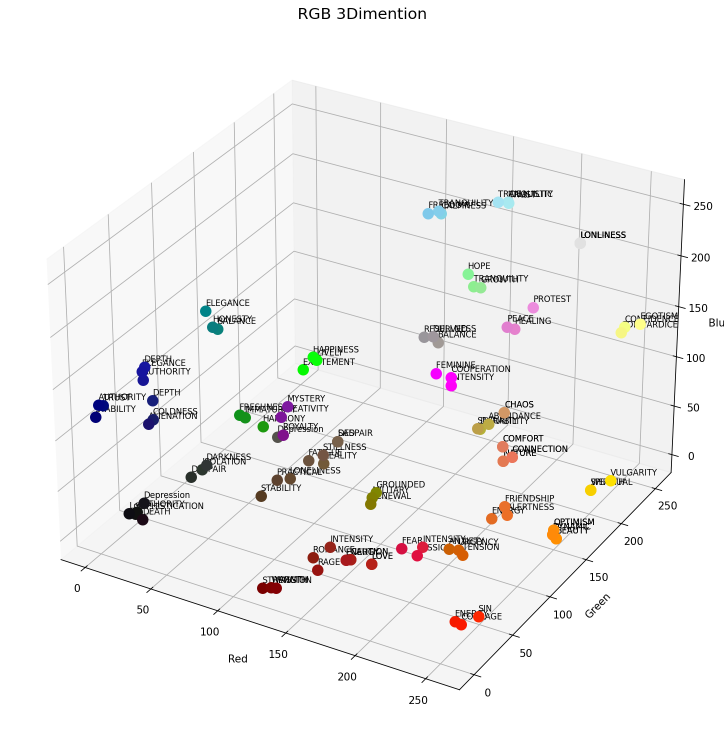
#> input picture base_model/outputs/rgb_3d_distribution.png, 1448 x 1484 px (shown at 1/2 size)
$ python main_.py   (older library calls are emulated)
#> lines starting #> are read from the running program, lines starting #| are printed output that depends on the picture; after the words box and inside, x2 and y2 are one past the last pixel; in counts of white or black regions, pixels touching at a corner belong together
#!/usr/bin/env python3
# -*- coding: utf-8 -*-
"""
Created on Fri May 30 2 16:56:32 2025
@author: acertainromance401
"""

import pandas as pd
import matplotlib.pyplot as plt
import cv2
from sklearn.neighbors import KNeighborsClassifier
from sklearn.cluster import KMeans
import numpy as np
import sys
import os
import warnings


BASE_DIR = os.path.dirname(os.path.abspath(__file__))
DATA_PATH = os.path.join(os.path.dirname(BASE_DIR), 'test', 'color_emotion_labeled_augmented.csv')
OUTPUT_DIR = os.path.join(BASE_DIR, 'outputs')

warnings.filterwarnings(
    "ignore",
    message="The number of unique classes is greater than 50% of the number of samples.*",
    category=UserWarning
)


def setup_plot_style():
    # 비대화형/다양한 실행 환경에서 안정적으로 동작하는 기본 폰트 설정
    plt.rcParams['font.family'] = 'DejaVu Sans'
    plt.rcParams['axes.unicode_minus'] = False


def finalize_plot(filename):
    backend = plt.get_backend().lower()
    if 'agg' in backend:
        os.makedirs(OUTPUT_DIR, exist_ok=True)
        save_path = os.path.join(OUTPUT_DIR, filename)
        plt.savefig(save_path, dpi=150, bbox_inches='tight')
        plt.close()
        print(f"[plot saved] {save_path}")
    else:
        plt.show()


def emotion_from_rgb(knn_model, r, g, b):
    color_df = pd.DataFrame(
        [[r / 255, g / 255, b / 255]],
        columns=['R_norm', 'G_norm', 'B_norm']
    )
    return knn_model.predict(color_df)[0]


setup_plot_style()

# 데이터 로드
color_map = pd.read_csv(DATA_PATH)
#> (reads test/color_emotion_labeled_augmented.csv from the repository)
color_map = pd.DataFrame(color_map)
color_map = color_map.drop(['color_name'], axis=1, errors='ignore')

# RGB 정규화
color_map['R_norm'] = color_map['R'] / 255
color_map['G_norm'] = color_map['G'] / 255
color_map['B_norm'] = color_map['B'] / 255

# KNeighborsClassifier 학습용 데이터
X = color_map[['R_norm', 'G_norm', 'B_norm']]
y = color_map['emotion']

knn = KNeighborsClassifier(n_neighbors=3)
knn.fit(X, y)

pred = knn.predict(X)
print("예측 결과:", pred)

result_df = pd.DataFrame(X)
result_df['actual_emotion'] = y.values
result_df['predicted_emotion'] = pred
print(result_df)


accuracy = knn.score(X, y)
print("정확도:", accuracy)


# 색상 시각화
fig = plt.figure(figsize=(12, 10))
ax = fig.add_subplot(111, projection='3d')
for _, row in color_map.iterrows():
    color = (row['R_norm'], row['G_norm'], row['B_norm'])
    ax.scatter(row['R'], row['G'], row['B'], color=color, s=100)
    ax.text(row['R'], row['G'], row['B'] + 5, f"{row['emotion']}", fontsize=8)
ax.set_xlabel('Red')
ax.set_ylabel('Green')
ax.set_zlabel('Blue')
ax.set_title('RGB 3Dimention', fontsize=15)
plt.tight_layout()
finalize_plot('rgb_3d_distribution.png')
#> in finalize_plot, `plt.savefig(save_path, dpi=150, bbox_inches='tight')`:
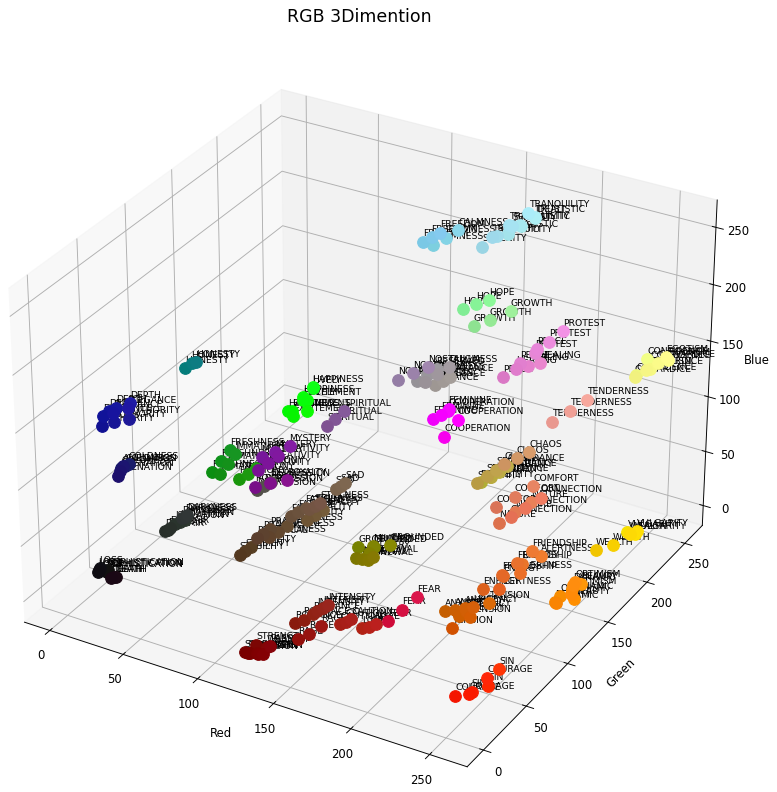
#> figure drawn by matplotlib, 1 panel

# 이미지 경로 입력
image_path = input("분석할 이미지 파일 경로를 입력하세요: ").strip()
#> the answer given: outputs/rgb_3d_distribution.png

# 이미지 로딩 및 전처리
img = cv2.imread(image_path)
#> img is the input picture: shape (1484, 1448, 3); mean B, G, R 241.4, 241.6, 242.2
if img is None:
    print("이미지를 불러올 수 없습니다. 경로를 확인하세요.")
    sys.exit()


img = cv2.cvtColor(img, cv2.COLOR_BGR2RGB)
img_resized = cv2.resize(img, (100, 100))
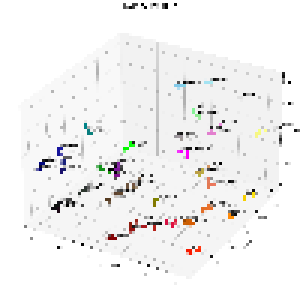
#> img_resized: shape (100, 100, 3) (shown 3 times larger); mean R, G, B 242.4, 241.7, 241.5

# 현저성
gray = cv2.cvtColor(img_resized, cv2.COLOR_RGB2GRAY)
blurred = cv2.GaussianBlur(gray, (5, 5), 0)
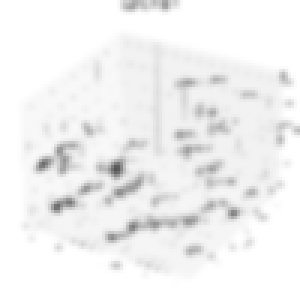
#> blurred: shape (100, 100) (shown 3 times larger); min 84, max 255, mean 241.8
laplacian = cv2.Laplacian(blurred, cv2.CV_64F)
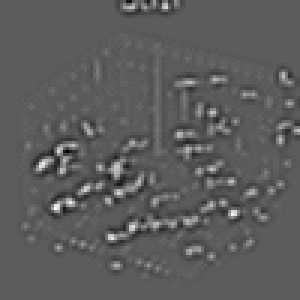
#> laplacian: shape (100, 100) float64 (shown 3 times larger); min -59, max 103, mean 0; drawn with min black and max white
saliencyMap = np.uint8(np.absolute(laplacian))
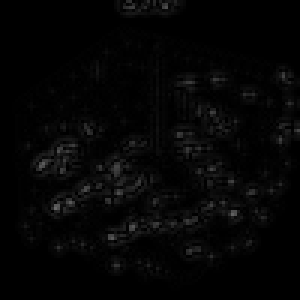
#> saliencyMap: shape (100, 100) (shown 3 times larger); min 0, max 103, mean 5.1
_, salient_mask = cv2.threshold(saliencyMap, 10, 255, cv2.THRESH_BINARY)
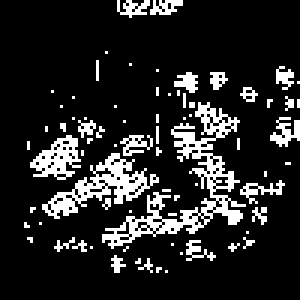
#> salient_mask: shape (100, 100) (shown 3 times larger); 14.8% white in thin lines or dots, all inside (x1, y1, x2, y2) = (8, 0, 100, 91)

salient_pixels = img_resized[salient_mask == 255].reshape(-1, 3)
#> salient_pixels = 1479 rows, first 8: [255, 255, 255], [255, 255, 255], [255, 255, 255], [255, 255, 255], [255, 255, 255], [255, 255, 255], [255, 255, 255], [255, 255, 255]

if len(salient_pixels) == 0:
    print("현저한 영역이 감지되지 않았습니다.")
    sys.exit()

# KMeans 클러스터링으로 주요 색상 추출
k = 3
kmeans = KMeans(n_clusters=k, random_state=42, n_init=10)
kmeans.fit(salient_pixels)
dominant_colors = kmeans.cluster_centers_

print("\n[saliency] Extracted Color-Emotions:")
for i, color in enumerate(dominant_colors):
    r, g, b = color
    # 감정 예측
    predicted_emotion = emotion_from_rgb(knn, r, g, b)
    print(f"color {i+1}: RGB = ({int(r)}, {int(g)}, {int(b)}) | 감정 예측 = {predicted_emotion}")

# 현저성 맵 시각화
plt.figure(figsize=(8, 4))
plt.subplot(1, 2, 1)
plt.title("Saliency Map")
plt.imshow(saliencyMap, cmap="gray")
plt.axis("off")

plt.subplot(1, 2, 2)
plt.title("Salient Region Mask")
plt.imshow(salient_mask, cmap="gray")
plt.axis("off")
plt.tight_layout()
finalize_plot('saliency_maps.png')

# 주요 색상 및 감정 시각화
plt.figure(figsize=(12, 6))

for i, (r, g, b) in enumerate(dominant_colors):
    emotion = emotion_from_rgb(knn, r, g, b)

    # 색상 바
    plt.bar(i, 1, color=(r / 255, g / 255, b / 255))

    # 감정 텍스트 추가
    plt.text(i, 1.05, emotion, ha='center', va='bottom', fontsize=10, rotation=0)

plt.xticks(range(len(dominant_colors)), [f'Color {i + 1}' for i in range(len(dominant_colors))])
plt.yticks([])  # y축 제거
plt.tight_layout()
finalize_plot('dominant_color_emotions.png')
#> call 3 of finalize_plot, with filename = 'dominant_color_emotions.png'
#> in finalize_plot (call 3), `plt.savefig(save_path, dpi=150, bbox_inches='tight')`:
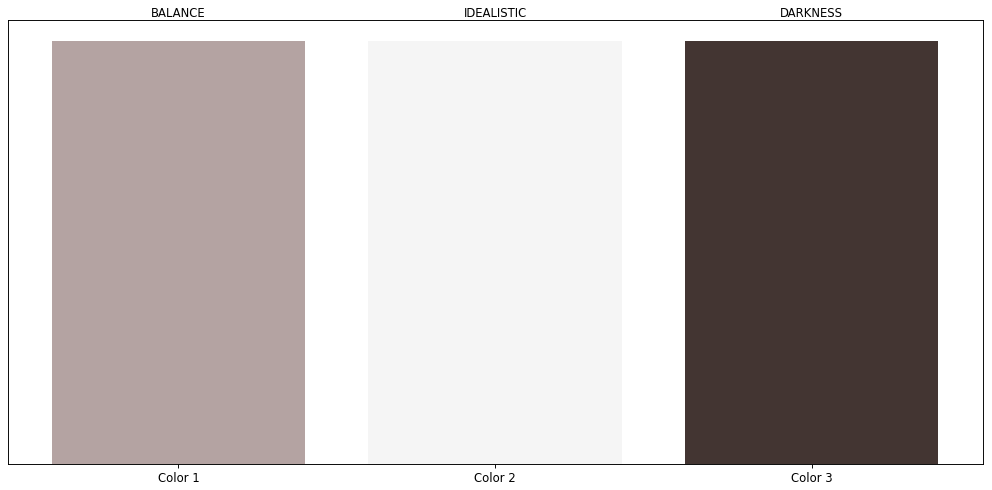
#> figure drawn by matplotlib, 1 panel

# 평가 및 반영
new_rows = []

for i, (r, g, b) in enumerate(dominant_colors):
    predicted_emotion = emotion_from_rgb(knn, r, g, b)

    print(f"\n[{i+1}] 예측된 색상 RGB = ({int(r)}, {int(g)}, {int(b)}) → 예측 감정: {predicted_emotion}")
    user_input = input("이 감정이 맞습니까? (Enter/yes/y/예 = 예, 아니면 원하는 감정 입력): ").strip()

    # yes, y, 예 등 입력 시 CSV에 추가하지 않도록 처리
    if user_input == "" or user_input.lower() in ["yes", "y", "예"]:
        print("기존 예측 감정 유지, CSV에 추가하지 않습니다.")
        continue  # 다음 색상으로 넘어감

    final_emotion = user_input

    new_rows.append({
        'R': int(r),
        'G': int(g),
        'B': int(b),
        'emotion': final_emotion
    })
#> this loop made 3 passes; the answer given on pass 1: y

# CSV에 추가할 데이터가 있으면 저장
if new_rows:
    try:
        existing_df = pd.read_csv(DATA_PATH)
        updated_df = pd.concat([existing_df, pd.DataFrame(new_rows)], ignore_index=True)
        updated_df = updated_df.drop_duplicates(subset=['R', 'G', 'B', 'emotion'], keep='last')
        updated_df.to_csv(DATA_PATH, index=False)
        print("\n 감정 데이터가 성공적으로 추가되었습니다.")
    except Exception as e:
        print(f" CSV 저장 중 오류 발생: {e}")
else:
    print("\n추가할 새로운 데이터가 없어 CSV를 변경하지 않았습니다.")
